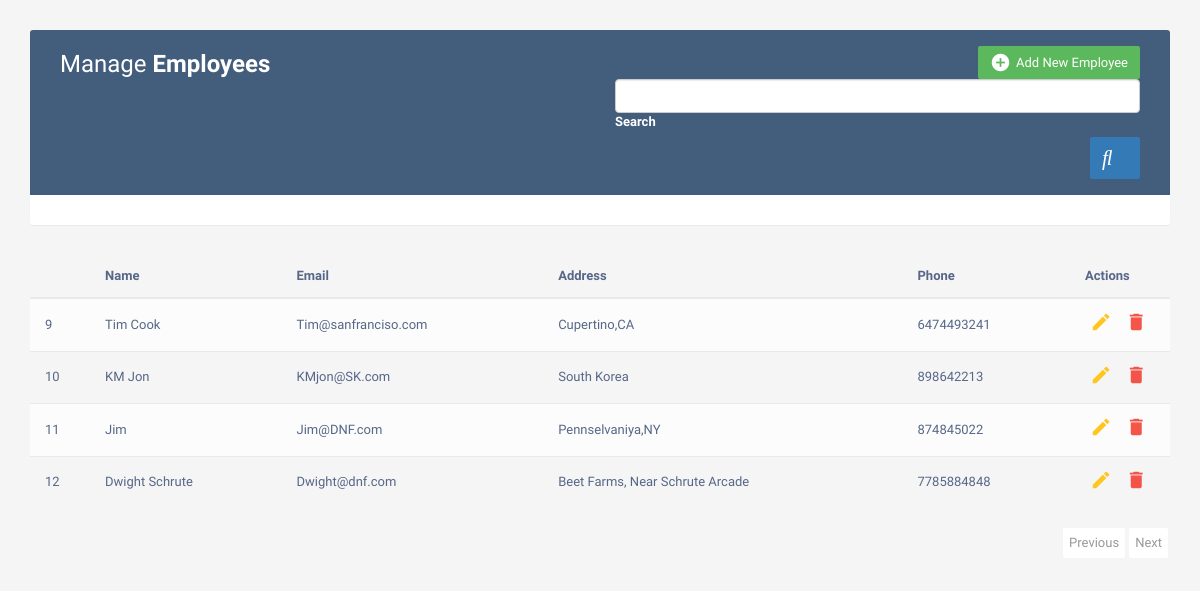
Screenshot of /?page=2 with the database file from the repository.
### newapp/models.py (models this page shows, shortened)
class Employee(models.Model):
    name = models.CharField(max_length=100)
    email = models.EmailField(max_length=100)
    address = models.TextField()
    phone = models.IntegerField()

### newapp/views.py (the view)
# urls.py: path('', views.index, name='home'),
def index(request):
    emp = Employee.objects.all()
    paginator = Paginator(emp, 4)
    page = request.GET.get('page')
    emp = paginator.get_page(page)
    context = {
        'emp': emp,
    }
    return render(request, "index.html", context)

### templates/index.html (shortened to what this page needs)
<!DOCTYPE html>
<html lang="en">
<head>
<link rel="stylesheet" href="https://maxcdn.bootstrapcdn.com/font-awesome/4.7.0/css/font-awesome.min.css">
<link rel="stylesheet" href="https://maxcdn.bootstrapcdn.com/bootstrap/3.3.7/css/bootstrap.min.css">
  <body>
    <div class="container">
        <div class="table-wrapper">
            <div class="table-title">
                <div class="row">
                    <div class="col-sm-6">
						<h2>Manage <b>Employees</b></h2>
					</div>
					<div class="col-sm-6">
						<a href="#addEmployeeModal" class="btn btn-success" data-toggle="modal"><i class="material-icons">&#xE147;</i> <span>Add New Employee</span></a>
						<form method="get" action="{% url 'get_user_by_name' %}">
						<div class="form-outline" >
    <input type="search" id="form1" name="searchname" class="form-control" />
    <label class="form-label"  for="form1" >Search</label>
  </div>
  <button type="submit" class="btn btn-primary">
    <i class="fas fa-search"></i>
  </button>
						</form>
</div>
					</div>
                </div>
            </div>
            <table class="table table-striped table-hover">
                <thead>
                    <tr>
						<th>
						</th>
                        <th>Name</th>
                        <th>Email</th>
						<th>Address</th>
                        <th>Phone</th>
                        <th>Actions</th>
                    </tr>
                </thead>
                <tbody>
				{% for i in emp %}
                    <tr>
						<td>
							<span class="custom-checkbox">
								{{ i.id }}
							</span>
						</td>
                        <td>{{i.name}}</td>
                        <td>{{i.email}}</td>
						<td>{{i.address}}</td>
                        <td>{{i.phone}}</td>
                        <td>
                            <a href="#editEmployeeModal-{{forloop.counter}}" class="edit" data-toggle="modal"><i class="material-icons" data-toggle="tooltip" title="Edit">&#xE254;</i></a>
                            <a href="#deleteEmployeeModal-{{forloop.counter}}" class="delete" data-toggle="modal"><i class="material-icons" data-toggle="tooltip" title="Delete">&#xE872;</i></a>
                        </td>
                    </tr>
                    {% endfor %}
                </tbody>
            </table>
			<div class="clearfix">
                <ul class="pagination">
					{% if emp.has_previous %}
                    <li class="page-item"><a href="?page={{emp.previous_page_number}}">Previous</a></li>
					{% endif %}
					  {% if emp.has_next %}
                    <li class="page-item"><a href="?page={{emp.next_page_number}}" class="page-link">Next</a></li>
					{% endif %}
				</ul>
            </div>
        </div>
	{%for i in emp%}
	<br>
{% endfor %}
</body>
</html>

### templates/index.html (style rules this page uses)
body { color: #566787; background: #f5f5f5; font-family: 'Varela Round', sans-serif; font-size: 13px; }
.table-wrapper { background: #fff; padding: 20px 25px; margin: 30px 0; border-radius: 3px; box-shadow: 0 1px 1px rgba(0,0,0,.05); }
.table-title { padding-bottom: 15px; background: #435d7d; color: #fff; padding: 16px 30px; margin: -20px -25px 10px; border-radius: 3px 3px 0 0; }
.table-title h2 { margin: 5px 0 0; font-size: 24px; }
.table-title .btn { color: #fff; float: right; font-size: 13px; border: none; min-width: 50px; border-radius: 2px; border: none; outline: none !important; margin-left: 10px; }
.table-title .btn i { float: left; font-size: 21px; margin-right: 5px; }
.table-title .btn span { float: left; margin-top: 2px; }
table.table tr th, table.table tr td { border-color: #e9e9e9; padding: 12px 15px; vertical-align: middle; }
table.table tr th:first-child { width: 60px; }
table.table tr th:last-child { width: 100px; }
table.table-striped tbody tr:nth-of-type(odd) { background-color: #fcfcfc; }
table.table td:last-child i { opacity: 0.9; font-size: 22px; margin: 0 5px; }
table.table td a { font-weight: bold; color: #566787; display: inline-block; text-decoration: none; outline: none !important; }
table.table td a.edit { color: #FFC107; }
table.table td a.delete { color: #F44336; }
table.table td i { font-size: 19px; }
.pagination { float: right; margin: 0 0 5px; }
.pagination li a { border: none; font-size: 13px; min-width: 30px; min-height: 30px; color: #999; margin: 0 2px; line-height: 30px; border-radius: 2px !important; text-align: center; padding: 0 6px; }
.custom-checkbox { position: relative; }

### rows the page displays
Employee: id "9", name "Tim Cook", email "Tim@sanfranciso.com", address "Cupertino,CA", phone "6474493241"
Employee: id "10", name "KM Jon", email "KMjon@SK.com", address "South Korea", phone "898642213"
Employee: id "11", name "Jim", email "Jim@DNF.com", address "Pennselvaniya,NY", phone "874845022"
Employee: id "12", name "Dwight Schrute", email "Dwight@dnf.com", address "Beet Farms, Near Schrute Arcade", phone "7785884848"
